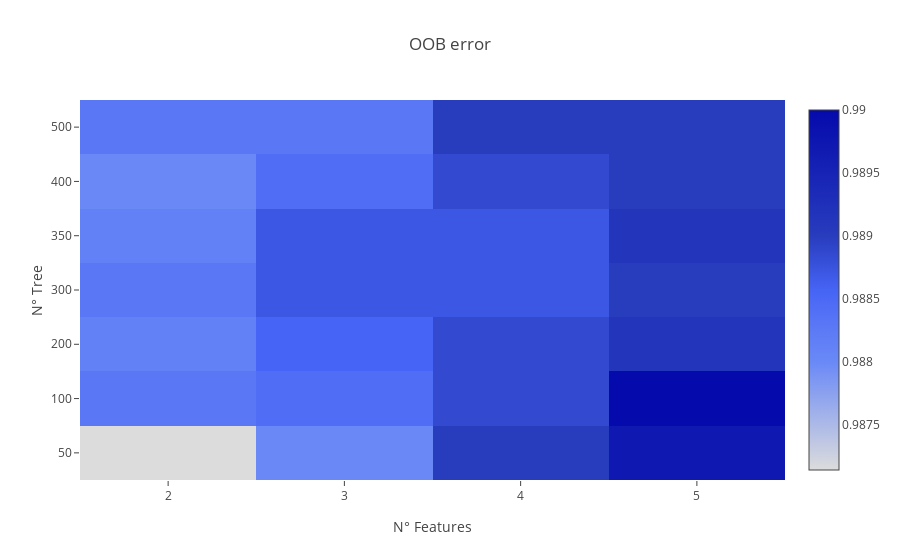

This figure's notebook cell:
### Code cell
#most relevant

x_orig, y_orig = CommonTools.get_most_relevant_dataset()

trainSet, test, labelTrainSet, labelTest = train_test_split(x_orig, y_orig, train_size = 0.7, test_size = 0.3, random_state = 40)

numberTrees = [50, 100, 200, 300, 350, 400, 500]
numberFeatures = [2, 3, 4, 5]
accuracy = np.zeros(shape = (len(numberTrees), len(numberFeatures)))

for i in range(len(numberTrees)):
  for j in range(len(numberFeatures)):
    RFC = RandomForestClassifier(n_estimators = numberTrees[i], random_state=0, oob_score = True,
                                max_features = numberFeatures[j], bootstrap = True)
    RFC.fit(trainSet, labelTrainSet)
    accuracy[i][j] = RFC.oob_score_
    
trace = go.Heatmap(
    z = accuracy,
    colorscale = "Blues",
    reversescale = True
)
layout = go.Layout(
    title = "OOB error",
    xaxis = dict(
        tickmode = "array",
        tickvals = np.linspace(0, len(numberFeatures), num = len(numberFeatures) + 1),       
        ticktext = ["2", "3", "4", "5"],
        title = "N° Features"      
    ),
    yaxis = dict(
        tickmode = "array",
        tickvals = np.linspace(0, len(numberTrees), num = len(numberTrees) + 1),
        ticktext = ["50", "100", "200", "300", "350", "400", "500"],
        title = "N° Tree"
    )
)
data = [trace]
figure = go.Figure(data = data, layout = layout)
CommonTools.enable_plotly_in_cell()
plotly.offline.iplot(figure, filename="rbfAccuracy")

### Figure 1 — Plotly figure (JSON) as saved in the notebook; plotly's stock layout.template omitted (floating-point values rounded to 4 significant figures)
{"data": [{"reversescale": true, "z": [[0.9871, 0.988, 0.989, 0.9897], [0.9883, 0.9884, 0.9889, 0.99], [0.9881, 0.9886, 0.9889, 0.9891], [0.9883, 0.9887, 0.9887, 0.989], [0.9881, 0.9887, 0.9887, 0.9891], [0.988, 0.9884, 0.9889, 0.989], [0.9883, 0.9883, 0.989, 0.989]], "type": "heatmap", "uid": "6da49341-ffa9-43e4-98ab-0fd7feb85da7", "colorscale": "Blues"}], "layout": {"yaxis": {"ticktext": ["50", "100", "200", "300", "350", "400", "500"], "title": {"text": "N° Tree"}, "tickmode": "array", "tickvals": [0, 1, 2, 3, 4, 5, 6, 7]}, "xaxis": {"ticktext": ["2", "3", "4", "5"], "title": {"text": "N° Features"}, "tickmode": "array", "tickvals": [0, 1, 2, 3, 4]}, "title": {"text": "OOB error"}}}
